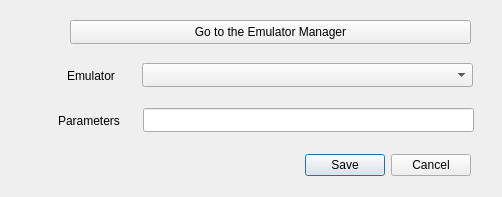
<?xml version="1.0" encoding="UTF-8"?>
<ui version="4.0">
 <class>EmulatorConfig</class>
 <widget class="QDialog" name="EmulatorConfig">
  <property name="geometry">
   <rect>
    <x>0</x>
    <y>0</y>
    <width>502</width>
    <height>197</height>
   </rect>
  </property>
  <property name="windowTitle">
   <string>Emulator Configuration</string>
  </property>
  <property name="modal">
   <bool>false</bool>
  </property>
  <widget class="QLineEdit" name="paramsEdit">
   <property name="geometry">
    <rect>
     <x>143</x>
     <y>108</y>
     <width>331</width>
     <height>24</height>
    </rect>
   </property>
  </widget>
  <widget class="QLabel" name="label_4">
   <property name="geometry">
    <rect>
     <x>58</x>
     <y>113</y>
     <width>81</width>
     <height>16</height>
    </rect>
   </property>
   <property name="text">
    <string>Parameters</string>
   </property>
  </widget>
  <widget class="QDialogButtonBox" name="buttonBox">
   <property name="geometry">
    <rect>
     <x>260</x>
     <y>150</y>
     <width>211</width>
     <height>31</height>
    </rect>
   </property>
   <property name="orientation">
    <enum>Qt::Horizontal</enum>
   </property>
   <property name="standardButtons">
    <set>QDialogButtonBox::Cancel|QDialogButtonBox::Save</set>
   </property>
  </widget>
  <widget class="QComboBox" name="emulatorBox">
   <property name="geometry">
    <rect>
     <x>142</x>
     <y>63</y>
     <width>331</width>
     <height>24</height>
    </rect>
   </property>
  </widget>
  <widget class="QLabel" name="label">
   <property name="geometry">
    <rect>
     <x>67</x>
     <y>68</y>
     <width>58</width>
     <height>16</height>
    </rect>
   </property>
   <property name="text">
    <string>Emulator</string>
   </property>
  </widget>
  <widget class="QPushButton" name="emuMgrButton">
   <property name="geometry">
    <rect>
     <x>70</x>
     <y>20</y>
     <width>401</width>
     <height>24</height>
    </rect>
   </property>
   <property name="text">
    <string>Go to the Emulator Manager</string>
   </property>
  </widget>
 </widget>
 <resources/>
 <connections/>
</ui>
